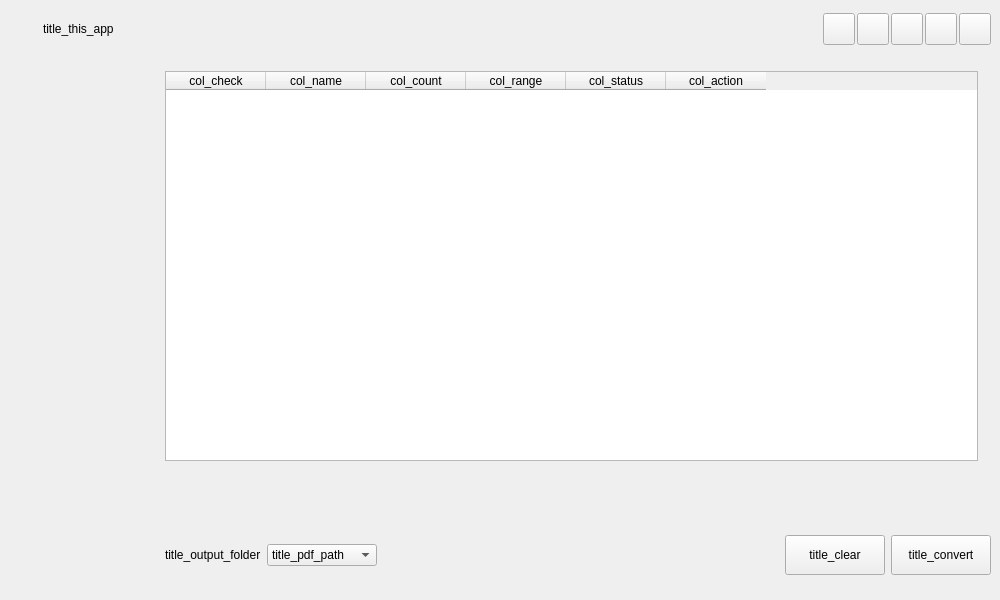
<?xml version="1.0" encoding="UTF-8"?>
<ui version="4.0">
 <class>MainWindow</class>
 <widget class="QMainWindow" name="MainWindow">
  <property name="geometry">
   <rect>
    <x>0</x>
    <y>0</y>
    <width>1000</width>
    <height>600</height>
   </rect>
  </property>
  <property name="windowTitle">
   <string>MainWindow</string>
  </property>
  <widget class="QWidget" name="wid_main">
   <property name="mouseTracking">
    <bool>true</bool>
   </property>
   <layout class="QGridLayout" name="gridLayout">
    <item row="2" column="0" rowspan="4">
     <layout class="QVBoxLayout" name="verticalLayout_123">
      <item>
       <widget class="QWidget" name="tab_menu" native="true">
        <property name="minimumSize">
         <size>
          <width>150</width>
          <height>0</height>
         </size>
        </property>
        <property name="maximumSize">
         <size>
          <width>150</width>
          <height>16777215</height>
         </size>
        </property>
        <property name="mouseTracking">
         <bool>true</bool>
        </property>
       </widget>
      </item>
     </layout>
    </item>
    <item row="2" column="1" rowspan="2" colspan="3">
     <layout class="QHBoxLayout" name="horizontalLayout_2">
      <item>
       <layout class="QVBoxLayout" name="verticalLayout">
        <item>
         <widget class="QTableWidget" name="tbl_main">
          <property name="minimumSize">
           <size>
            <width>0</width>
            <height>0</height>
           </size>
          </property>
          <property name="maximumSize">
           <size>
            <width>16777215</width>
            <height>16777215</height>
           </size>
          </property>
          <column>
           <property name="text">
            <string>col_check</string>
           </property>
          </column>
          <column>
           <property name="text">
            <string>col_name</string>
           </property>
          </column>
          <column>
           <property name="text">
            <string>col_count</string>
           </property>
          </column>
          <column>
           <property name="text">
            <string>col_range</string>
           </property>
          </column>
          <column>
           <property name="text">
            <string>col_status</string>
           </property>
          </column>
          <column>
           <property name="text">
            <string>col_action</string>
           </property>
          </column>
         </widget>
        </item>
        <item>
         <widget class="QLabel" name="lbl_table_open">
          <property name="minimumSize">
           <size>
            <width>0</width>
            <height>40</height>
           </size>
          </property>
          <property name="maximumSize">
           <size>
            <width>16777215</width>
            <height>16777215</height>
           </size>
          </property>
          <property name="text">
           <string/>
          </property>
         </widget>
        </item>
       </layout>
      </item>
      <item>
       <widget class="QLabel" name="lbl_open">
        <property name="minimumSize">
         <size>
          <width>0</width>
          <height>0</height>
         </size>
        </property>
        <property name="maximumSize">
         <size>
          <width>16777215</width>
          <height>16777215</height>
         </size>
        </property>
        <property name="text">
         <string/>
        </property>
       </widget>
      </item>
     </layout>
    </item>
    <item row="5" column="1" colspan="3">
     <layout class="QHBoxLayout" name="horizontalLayout">
      <item>
       <widget class="QLabel" name="lbl_dir">
        <property name="text">
         <string>title_output_folder</string>
        </property>
       </widget>
      </item>
      <item>
       <widget class="QComboBox" name="com_dir">
        <property name="minimumSize">
         <size>
          <width>0</width>
          <height>0</height>
         </size>
        </property>
        <property name="sizeAdjustPolicy">
         <enum>QComboBox::AdjustToContents</enum>
        </property>
        <item>
         <property name="text">
          <string>title_pdf_path</string>
         </property>
        </item>
        <item>
         <property name="text">
          <string>title_user_path</string>
         </property>
        </item>
       </widget>
      </item>
      <item>
       <widget class="QLabel" name="lbl_path">
        <property name="text">
         <string/>
        </property>
       </widget>
      </item>
      <item>
       <spacer name="horizontalSpacer_2">
        <property name="orientation">
         <enum>Qt::Horizontal</enum>
        </property>
        <property name="sizeHint" stdset="0">
         <size>
          <width>40</width>
          <height>20</height>
         </size>
        </property>
       </spacer>
      </item>
      <item>
       <widget class="QPushButton" name="btn_clear">
        <property name="minimumSize">
         <size>
          <width>100</width>
          <height>40</height>
         </size>
        </property>
        <property name="text">
         <string>title_clear</string>
        </property>
       </widget>
      </item>
      <item>
       <widget class="QPushButton" name="btn_convert">
        <property name="minimumSize">
         <size>
          <width>100</width>
          <height>40</height>
         </size>
        </property>
        <property name="text">
         <string>title_convert</string>
        </property>
       </widget>
      </item>
     </layout>
    </item>
    <item row="4" column="1" colspan="3">
     <layout class="QHBoxLayout" name="horizontalLayout_4">
      <item>
       <widget class="QLabel" name="lbl_blank">
        <property name="minimumSize">
         <size>
          <width>0</width>
          <height>16</height>
         </size>
        </property>
        <property name="maximumSize">
         <size>
          <width>16777215</width>
          <height>16</height>
         </size>
        </property>
        <property name="text">
         <string/>
        </property>
       </widget>
      </item>
     </layout>
    </item>
    <item row="1" column="0" colspan="4">
     <layout class="QHBoxLayout" name="horizontalLayout_5">
      <item>
       <widget class="QLabel" name="lbl_blank2">
        <property name="minimumSize">
         <size>
          <width>0</width>
          <height>10</height>
         </size>
        </property>
        <property name="maximumSize">
         <size>
          <width>16777215</width>
          <height>10</height>
         </size>
        </property>
        <property name="mouseTracking">
         <bool>true</bool>
        </property>
        <property name="text">
         <string/>
        </property>
       </widget>
      </item>
     </layout>
    </item>
    <item row="0" column="0" colspan="4">
     <layout class="QHBoxLayout" name="horizontalLayout_3">
      <property name="spacing">
       <number>2</number>
      </property>
      <property name="sizeConstraint">
       <enum>QLayout::SetDefaultConstraint</enum>
      </property>
      <item>
       <widget class="QLabel" name="lbl_logo">
        <property name="enabled">
         <bool>true</bool>
        </property>
        <property name="minimumSize">
         <size>
          <width>32</width>
          <height>32</height>
         </size>
        </property>
        <property name="maximumSize">
         <size>
          <width>32</width>
          <height>32</height>
         </size>
        </property>
        <property name="mouseTracking">
         <bool>true</bool>
        </property>
        <property name="text">
         <string/>
        </property>
       </widget>
      </item>
      <item>
       <widget class="QLabel" name="lbl_title">
        <property name="minimumSize">
         <size>
          <width>200</width>
          <height>40</height>
         </size>
        </property>
        <property name="maximumSize">
         <size>
          <width>200</width>
          <height>40</height>
         </size>
        </property>
        <property name="mouseTracking">
         <bool>true</bool>
        </property>
        <property name="text">
         <string>title_this_app</string>
        </property>
       </widget>
      </item>
      <item>
       <spacer name="horizontalSpacer">
        <property name="orientation">
         <enum>Qt::Horizontal</enum>
        </property>
        <property name="sizeHint" stdset="0">
         <size>
          <width>80</width>
          <height>32</height>
         </size>
        </property>
       </spacer>
      </item>
      <item>
       <widget class="QPushButton" name="btn_more">
        <property name="minimumSize">
         <size>
          <width>32</width>
          <height>32</height>
         </size>
        </property>
        <property name="maximumSize">
         <size>
          <width>32</width>
          <height>32</height>
         </size>
        </property>
        <property name="text">
         <string/>
        </property>
       </widget>
      </item>
      <item>
       <widget class="QPushButton" name="btn_min">
        <property name="minimumSize">
         <size>
          <width>32</width>
          <height>32</height>
         </size>
        </property>
        <property name="maximumSize">
         <size>
          <width>32</width>
          <height>32</height>
         </size>
        </property>
        <property name="text">
         <string/>
        </property>
       </widget>
      </item>
      <item>
       <widget class="QPushButton" name="btn_max">
        <property name="minimumSize">
         <size>
          <width>32</width>
          <height>32</height>
         </size>
        </property>
        <property name="maximumSize">
         <size>
          <width>32</width>
          <height>32</height>
         </size>
        </property>
        <property name="text">
         <string/>
        </property>
       </widget>
      </item>
      <item>
       <widget class="QPushButton" name="btn_restore">
        <property name="minimumSize">
         <size>
          <width>32</width>
          <height>32</height>
         </size>
        </property>
        <property name="maximumSize">
         <size>
          <width>32</width>
          <height>32</height>
         </size>
        </property>
        <property name="text">
         <string/>
        </property>
       </widget>
      </item>
      <item>
       <widget class="QPushButton" name="btn_close">
        <property name="minimumSize">
         <size>
          <width>32</width>
          <height>32</height>
         </size>
        </property>
        <property name="maximumSize">
         <size>
          <width>32</width>
          <height>32</height>
         </size>
        </property>
        <property name="text">
         <string/>
        </property>
       </widget>
      </item>
     </layout>
    </item>
    <item row="6" column="0" colspan="4">
     <layout class="QHBoxLayout" name="horizontalLayout_6">
      <item>
       <widget class="QLabel" name="lbl_blank3">
        <property name="minimumSize">
         <size>
          <width>0</width>
          <height>10</height>
         </size>
        </property>
        <property name="maximumSize">
         <size>
          <width>16777215</width>
          <height>10</height>
         </size>
        </property>
        <property name="mouseTracking">
         <bool>true</bool>
        </property>
        <property name="text">
         <string/>
        </property>
       </widget>
      </item>
     </layout>
    </item>
   </layout>
  </widget>
 </widget>
 <resources/>
 <connections/>
</ui>
